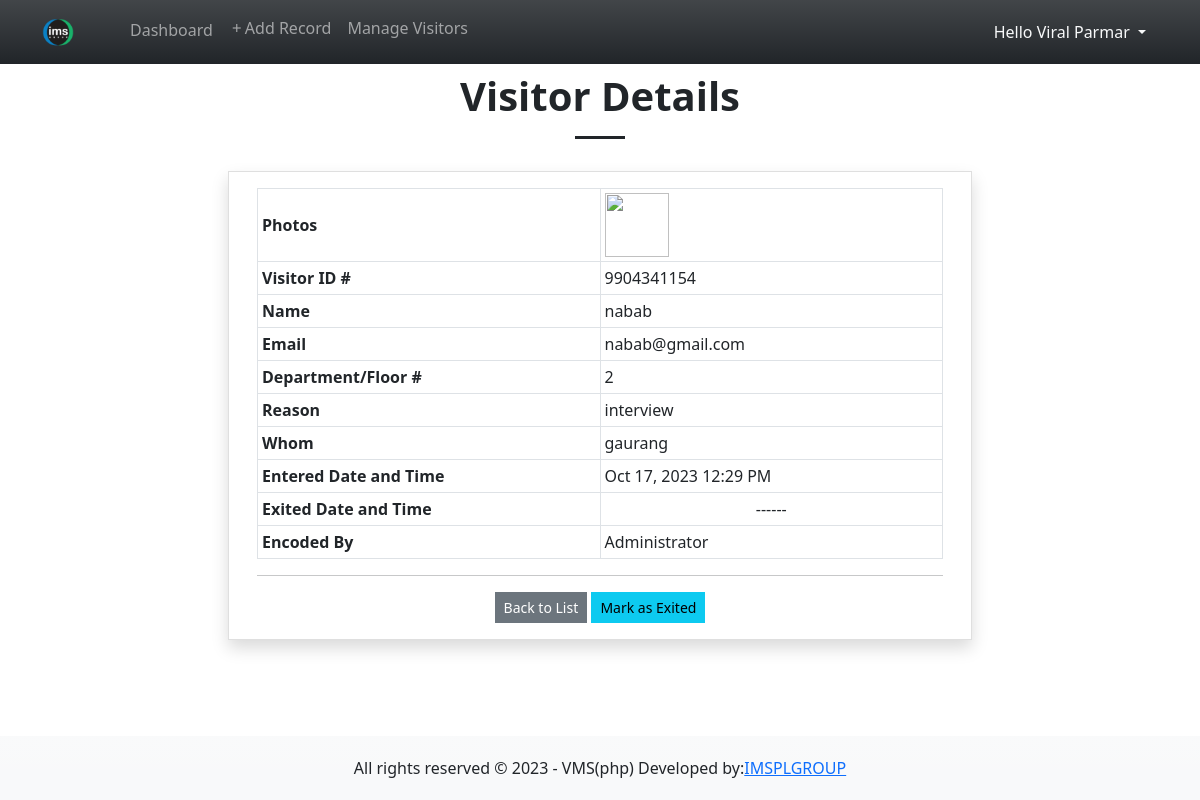
The app's page /?page=view_visitor&id=81 (signed in) with its own data.
### tables this page shows
CREATE TABLE `visitor_list` (
            `visitor_id` INTEGER NOT NULL PRIMARY KEY AUTOINCREMENT,
            `user_id` INTEGER NOT NULL,
            `id_number` TEXT NOT NULL,
            `fullname` TEXT NOT NULL,
            `contact` TEXT NOT NULL,
            `email` TEXT NULL,
            `reason` TEXT NULL,
            `remarks` TEXT NULL,
            `status` TINYINT(2) NOT NULL Default 0,
            `date_created` TIMESTAMP DEFAULT CURRENT_TIMESTAMP,
            `date_out` TIMESTAMP NULL DEFAULT NULL, "currentstatus" TEXT, "floornumber" INTEGER, "userimgurl" TEXT,
            FOREIGN KEY(`user_id`) REFERENCES `user_list`(`user_id`)
        );

### view_visitor.php (the view, shortened to what this page needs)
<?php
if(isset($_GET['id']) && $_GET['id'] > 0){
    $sql = "SELECT *, COALESCE((SELECT `fullname` FROM `user_list` where `user_list`.`user_id` = `visitor_list`.`user_id`),'N/A') as `encoded` FROM `visitor_list` where `visitor_id` = '{$_GET['id']}' ";
    $query = $conn->query($sql);
    $data = $query->fetchArray();
    $date_created = new DateTime($data['date_created'], new DateTimeZone('UTC'));
    $date_created->setTimezone(new DateTimeZone('Asia/Kolkata'));
    $date_created = $date_created->format("M d, Y g:i A");
}else{
    throw new ErrorException("This page requires a valid ID.");
}
?>
<h1 class="text-center fw-bolder">Visitor Details</h1>
<hr class="mx-auto opacity-100" style="width:50px;height:3px">
<div class="col-lg-8 col-md-10 col-sm-12 mx-auto py-3">
    <div class="card rounded-0 shadow">
        <div class="card-body rounded-0">
            <div class="container-fluid">
                <table id="table" class="table table-sm table-bordered">
                    <colgroup>
                        <col width="50%">
                        <col width="50%">
                    </colgroup>
                    <tbody>
                        <tr>
                            <td><b>Photos</b></td>
                            <td><img  width="64px" height="64px" src="upload/<?=$data['userimgurl']?>"></td>
                        </tr>
                        <tr>
                            <td><b>Visitor ID #</b></td>
                            <td><?= $data['id_number'] ?? "" ?></td>
                        </tr>
                        <tr>
                            <td><b>Name</b></td>
                            <td><?= $data['fullname'] ?? "" ?></td>
                        </tr>
                        <tr>
                            <td><b>Email</b></td>
                            <td><?= $data['email'] ?? "N/A" ?></td>
                        </tr>
                        <tr>
                            <td><b>Department/Floor  #</b></td>
                            <td><?= $data['contact'] ?? "N/A" ?></td>
                        </tr>
                        <tr>
                            <td><b>Reason</b></td>
                            <td><?= $data['reason'] ?? "N/A" ?></td>
                        </tr>
                        <tr>
                            <td><b>Whom</b></td>
                            <td><?= $data['remarks'] ?? "N/A" ?></td>
                        </tr>
                        <tr>
                            <td><b>Entered Date and Time</b></td>
                            <td><?= $date_created ?? "<div class='text-center'>------</div>" ?></td>
                        </tr>
                        <tr>
                            <td><b>Exited Date and Time</b></td>
                            <td><?= $date_out ?? "<div class='text-center'>------</div>" ?></td>
                        </tr>
                        <tr>
                            <td><b>Encoded By</b></td>
                            <td><?= $data['encoded'] ?? "" ?></td>
                        </tr>
                    </tbody>
                </table>
                <hr>
                <div class="text-center">
                    <?php if(isset($_GET['fromFeed'])): ?>
                        <a href="./" class="btn btn-sm btn-secondary rounded-0">Back</a>
                    <?php else: ?>
                        <a href="./?page=visitors" class="btn btn-sm btn-secondary rounded-0">Back to List</a>
                    <?php endif; ?>
                    <?php if(isset($data['visitor_id']) && is_null($data['date_out'])): ?>
                        <button type="button" data-id="<?= $data['visitor_id'] ?? "" ?>" class="btn btn-sm btn-info rounded-0 exit_data">Mark as Exited</button>
                    <?php endif; ?>
                </div>
            </div>
        </div>
    </div>
</div>

### css/custom.css (style rules this page uses)
html, body { margin: unset; height: 100%; width: 100%; overflow-x: hidden; }
body { padding-bottom:5em; }
table th, table td { vertical-align: middle !important; }

### records on screen
visitor_list: id_number "9904341154", fullname "nabab", email "nabab@gmail.com", contact "2", reason "interview", remarks "gaurang", date_created "Oct 17, 2023 12:29 PM"

### other values on screen
$_SESSION['fullname'] "Viral Parmar"
$date_out "------"
$data['encoded'] "Administrator"
